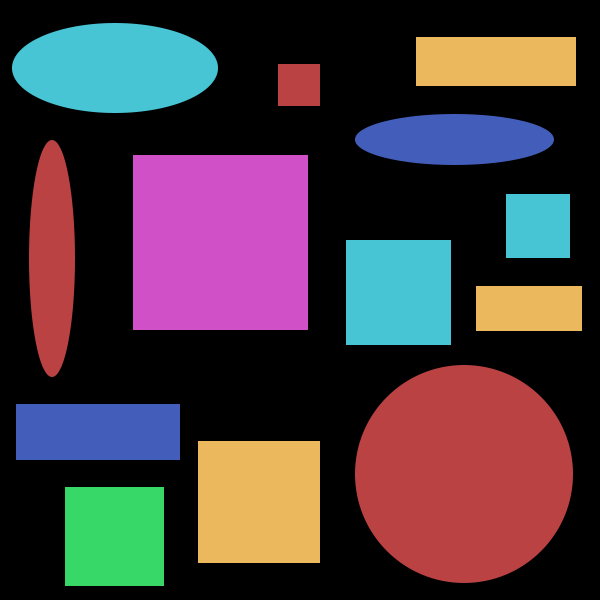
#> input picture cv-course/Contours/images/circles_and_squares.png, 600 x 600 px
$ python approx_simple.py
#> lines starting #> are read from the running program, lines starting #| are printed output that depends on the picture; after the words box and inside, x2 and y2 are one past the last pixel; in counts of white or black regions, pixels touching at a corner belong together
import cv2
import imutils

# load the circles and squares image and convert it to grayscale
image = cv2.imread("images/circles_and_squares.png")
#> image is the input picture: shape (600, 600, 3); mean B, G, R 62, 56.2, 70.8
gray = cv2.cvtColor(image, cv2.COLOR_BGR2GRAY)
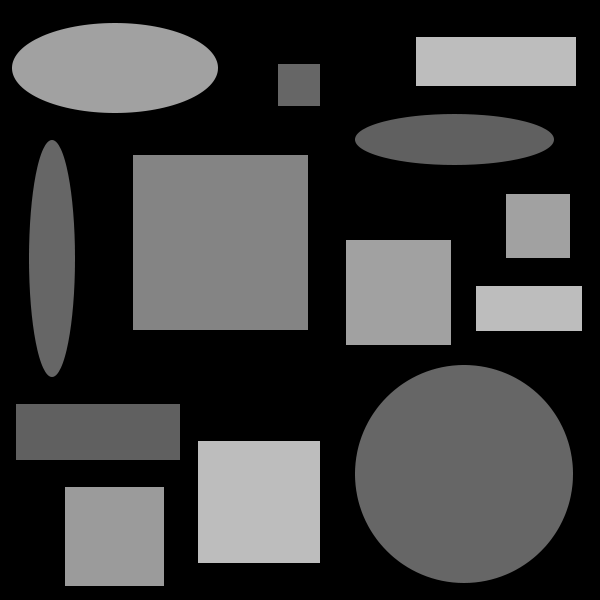
#> gray: shape (600, 600); min 0, max 189, mean 61.2

# find the contours in image
cnts = cv2.findContours(gray.copy(), cv2.RETR_EXTERNAL, cv2.CHAIN_APPROX_SIMPLE)
#> cnts = 13 contours; largest, box (x1, y1, x2, y2) and area: (355, 365, 573, 583) 37385, (133, 155, 308, 330) 30276, (198, 441, 320, 563) 14641, (12, 23, 218, 113) 14593, (346, 240, 451, 345) 10816
cnts = imutils.grab_contours(cnts)

# loop over the contours
for c in cnts:
    # approximate the contour
    peri = cv2.arcLength(c, True)
    approx = cv2.approxPolyDP(c, 0.01 * peri, True)

    # if the approximated contour has 4 vertices, then we are examining
    # a rectangle
    if len(approx) == 4:
        # draw the outline of the contour and draw the text on the image
        cv2.drawContours(image, [c], -1, (0, 255, 255), 2)
        (x, y, w, h) = cv2.boundingRect(approx)
        cv2.putText(image, "Rectangel", (x, y - 10), cv2.FONT_HERSHEY_SIMPLEX,
        0.5, (0, 255, 255), 2)
#> this loop made 13 passes
#> (peri, approx, x, y, w, h) on passes 1, 2, 3, 5, 6, 7, 8, 11, 12: (392, [[65, 487], [65, 585], [163, 585], [163, 487]], 65, 487, 99, 99), (484, [[198, 441], [198, 562], [319, 562], [319, 441]], 198, 441, 122, 122), (436, [[16, 404], [16, 459], [179, 459], [179, 404]], 16, 404, 164, 56), (298, [[476, 286], [476, 330], [581, 330], [581, 286]], 476, 286, 106, 45), (416, [[346, 240], [346, 344], [450, 344], [450, 240]], 346, 240, 105, 105), (252, [[506, 194], [506, 257], [569, 257], [569, 194]], 506, 194, 64, 64), (696, [[133, 155], [133, 329], [307, 329], [307, 155]], 133, 155, 175, 175), (164, [[278, 64], [278, 105], [319, 105], [319, 64]], 278, 64, 42, 42), (414, [[416, 37], [416, 85], [575, 85], [575, 37]], 416, 37, 160, 49)
#> peri on passes 4, 9, 10, 13: 722.7, 517.5, 446.8, 508.3
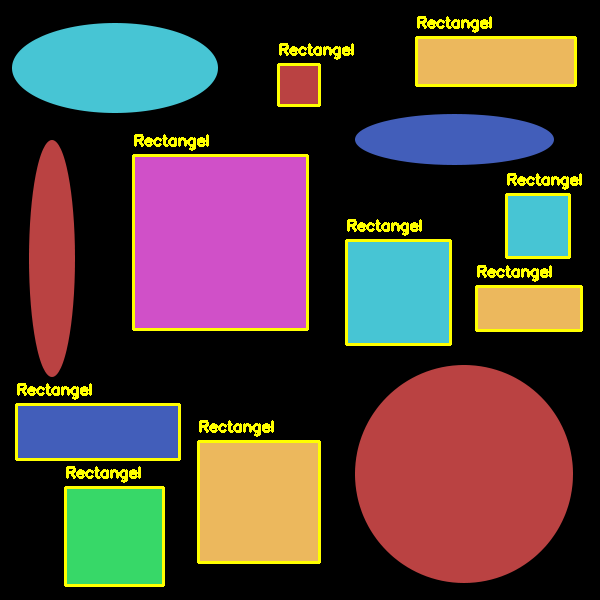
#> image: shape (600, 600, 3); 4.39% of pixels changed, all inside (x1, y1, x2, y2) = (15, 16, 583, 587)

# show the output image
cv2.imshow("Image", image)
cv2.waitKey(0)

$ run again, with cv-course/Contours/images/basic_shapes.png copied over cv-course/Contours/images/circles_and_squares.png
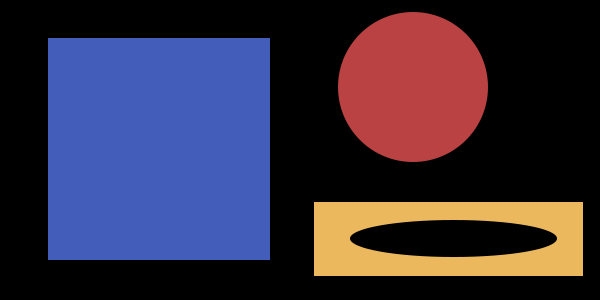
#> input picture cv-course/Contours/images/basic_shapes.png, 600 x 300 px
#> image is the input picture: shape (300, 600, 3); mean B, G, R 64.6, 46.4, 54.5
#> `gray = cv2.cvtColor(image, cv2.COLOR_BGR2GRAY)`:
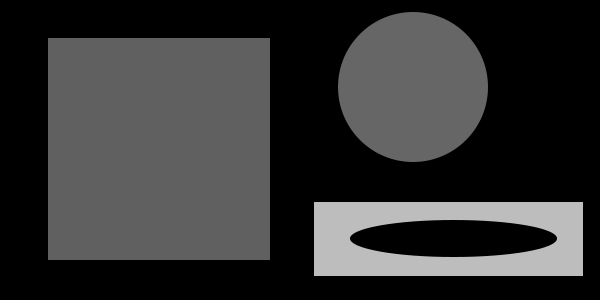
#> gray: shape (300, 600); min 0, max 189, mean 50.9
#> cnts = 3 contours; box (x1, y1, x2, y2) and area: (48, 38, 270, 260) 48841, (314, 202, 583, 276) 19564, (338, 12, 488, 162) 17687
#> the loop `for c in cnts:` made 3 passes
#> (peri, approx, x, y, w, h) on passes 1 to 2: (682, [[314, 202], [314, 275], [582, 275], [582, 202]], 314, 202, 269, 74), (884, [[48, 38], [48, 259], [269, 259], [269, 38]], 48, 38, 222, 222)
#> after the loop `for c in cnts:`:
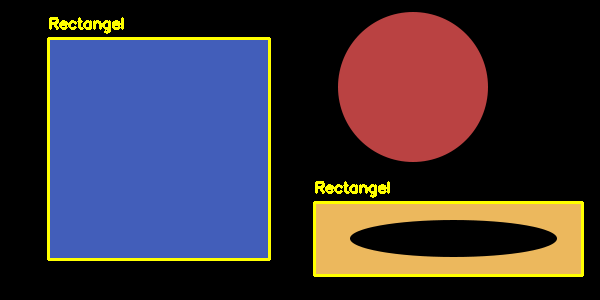
#> image: shape (300, 600, 3); 3.25% of pixels changed, all inside (x1, y1, x2, y2) = (47, 17, 584, 277)
